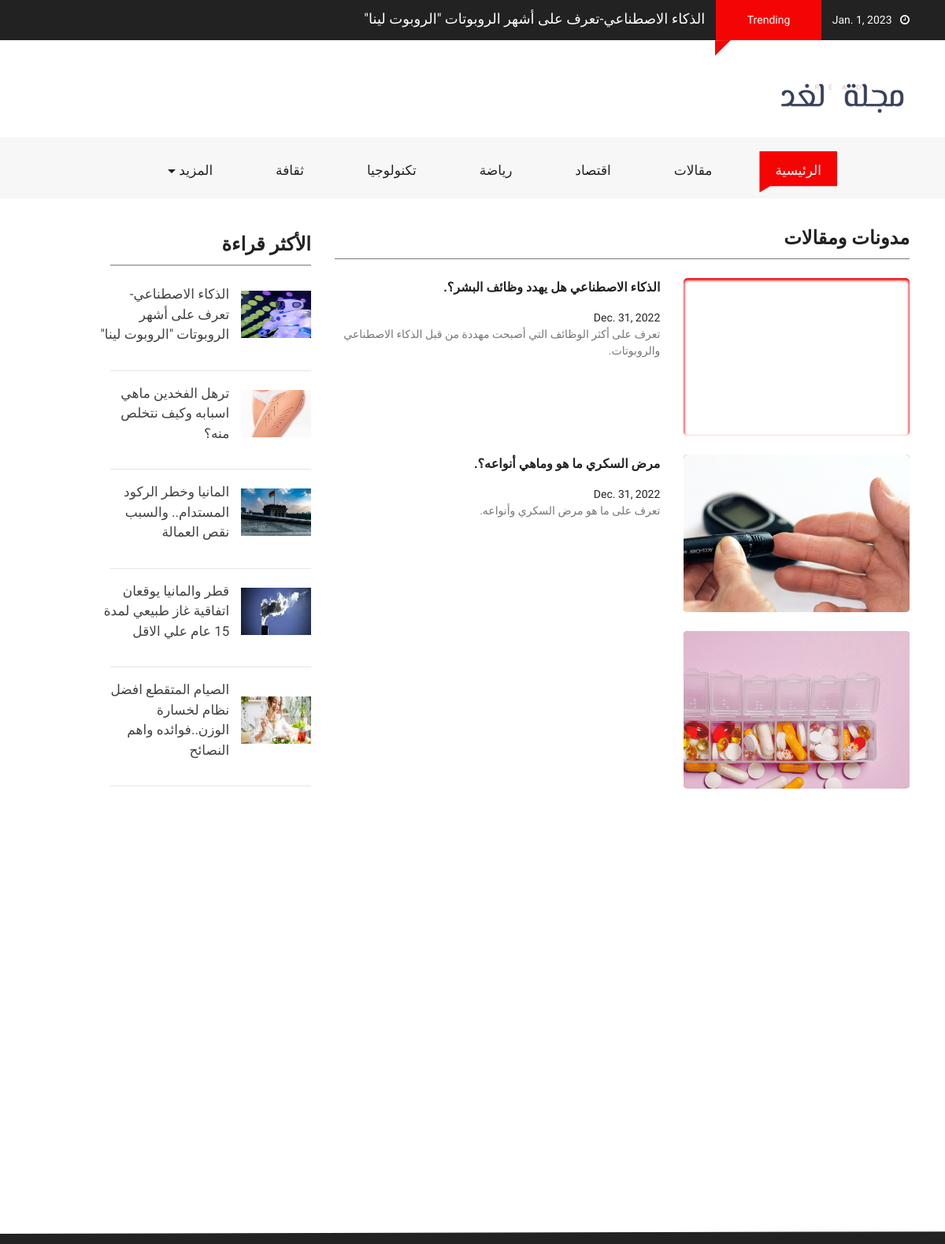
/blog/, run on an earlier commit of the app's database.
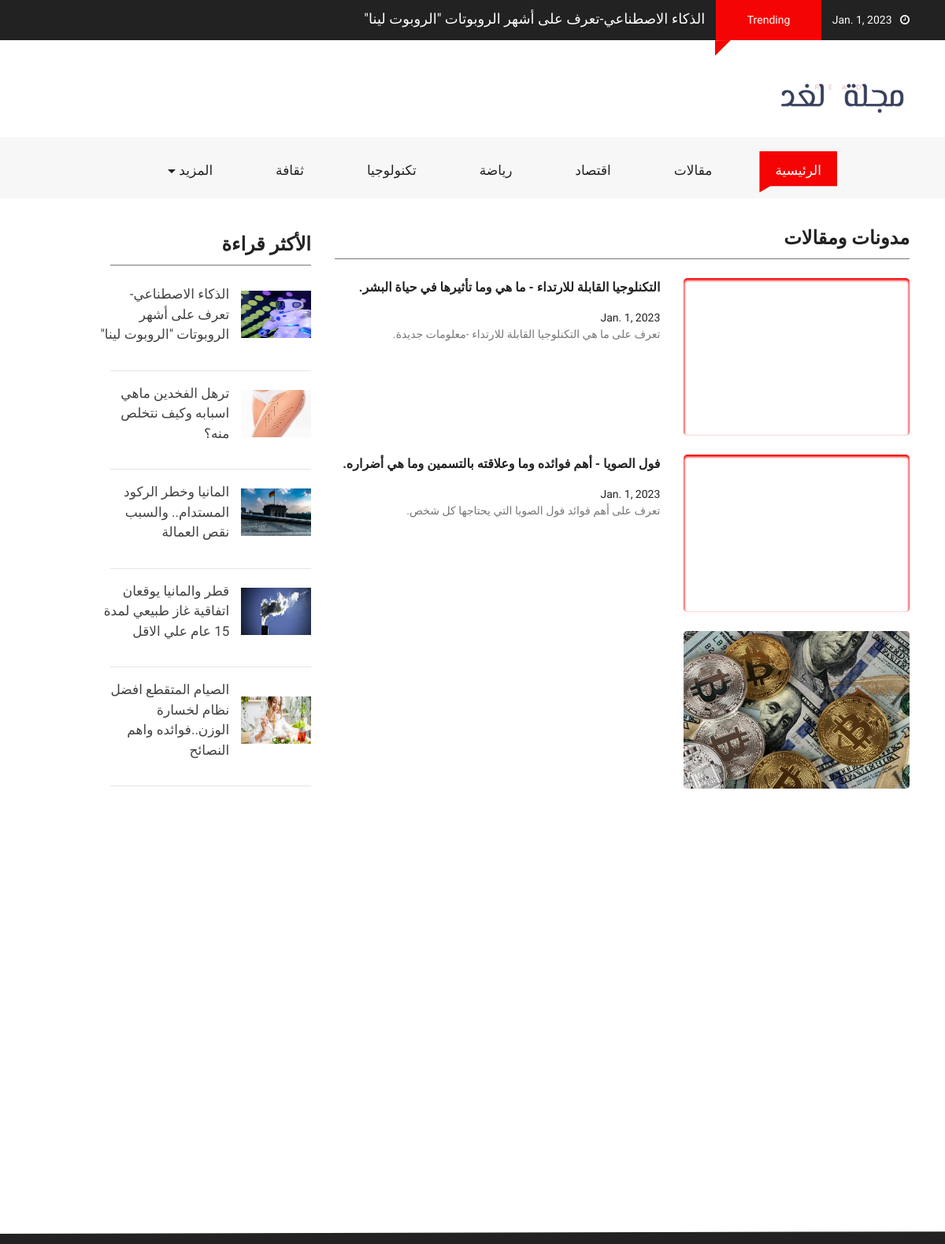
And on a later commit of the database.
### main/models.py (models this page shows, shortened)
class New(models.Model):
    type_post = [
        ('News','News'),
        ('Blogs','Blogs'),
    ]
    choices= [
        ('ثقافة','ثقافة'),
        ('اقتصاد','اقتصاد'),
        ('رياضة','رياضة'),
        ('صحةوجمال','صحةوجمال'),
        ('تكنولوجيا','تكنولوجيا'),
    ]
    title = models.CharField(max_length=100,unique=True)
    author = models.CharField(max_length=20,null=True, blank=True)
    image = models.ImageField()
    date_post = models.DateField(null=True, blank=True)
    short_decsription = models.CharField(max_length=100)
    long_decsription = models.TextField(default='DESC')
    type = models.CharField(max_length=50, choices=type_post,default='Blogs')
    most_popular = models.BooleanField(default=False)
    trending = models.BooleanField(default=False)
    main = models.BooleanField(default=False)
    main2 = models.BooleanField(default=False)
    cate = models.CharField(choices=choices,max_length=12)

### main/views.py (the view)
# urls.py: path('blog/', views.blogs, name='blog'),
def blogs(request):
    blogs = New.objects.filter(type='Blogs').order_by('-date_post')
    date_now  = datetime.datetime.now()
    context={
        'blog':blogs,
        'most':most,
        'trend':trend,
        'D_N':date_now.date(),
        'mostrend':trend[0]
    }
    return render(request,'main/blog.html',context)

### templates/main/blog.html (shortened to what this page needs)
{% extends "./layout.html" %}
{% load static %}
{% block content %}
<div class="container-fluid pb-4 pt-4 paddding">
    <div class="container paddding">
        <div class="row mx-0">
            <div class="col-md-8 animate-box" data-animate-effect="fadeInLeft">
                <div>
                    <div class="fh5co_heading fh5co_heading_border_bottom py-2 mb-4" style="font-weight: bold;" >مدونات ومقالات</div>
                </div>
                {% for bl in blog %}
                {% if   not bl.most_popular and  not bl.trending %}
                <div class="row pb-4 more">
                    <div class="col-md-5">
                        <a href="{% url 'main:page' bl.title %}">
                        <div class="fh5co_hover_news_img">
                            <div class="fh5co_news_img"><img src="{{bl.image.url}}" alt=""/></div>
                        </div>
                        </a>
                    </div>
                    <div class="col-md-7 animate-box">
                        <a href="{% url 'main:page' bl.title %}" class="fh5co_magna py-2"> {{bl.title}}. <br> </a> <a href="{% url 'main:page' bl.title %}" class="fh5co_mini_time py-3">
                        {{bl.date_post}}
                        <div class="fh5co_consectetur"> {{bl.short_decsription}}.
                        </div></a>
                    </div>
                </div>
                {% endif %}
                {% endfor %}
            </div>
            <div class="col-md-3 animate-box" data-animate-effect="fadeInRight">
                <div>
                    <div class="fh5co_heading fh5co_heading_border_bottom pt-3 py-2 mb-4" style="font-weight: bold;">الأكثر قراءة</div>
                </div>
                {% for ne in most  %}
                    {% if ne.most_popular %}
                <div class="row pb-3 ">
                    <div class="col-5 align-self-center">
                        <a href="{% url 'main:page' ne.title %}">  <img src="{{ne.image.url}}" alt="img" class="fh5co_most_trading"/>
                    </div></a>
                    <div class="col-7 paddding">
                        <a href="{% url 'main:page' ne.title %}" class="d-block fh5co_small_post_heading"><span class="">{{ne.title}}</span>
                    </div></a>
                </div>
                <hr>
                {% endif %}
                {% endfor %}
            </div>
        </div>
    </div>
</div>
<div class="container-fluid pb-4 pt-5">
</div>
{%endblock%}

### templates/main/layout.html (shortened to what this page needs)
{% load static %}
<!DOCTYPE html>
<html lang="en" class="no-js">
<head>
    <link href="{% static 'css/media_query.css' %}" rel="stylesheet" type="text/css"/>
    <link href="{% static 'css/bootstrap.css' %}" rel="stylesheet" type="text/css"/>
    <link href="https://maxcdn.bootstrapcdn.com/font-awesome/4.7.0/css/font-awesome.min.css" rel="stylesheet"
>
    <link href="{% static 'css/animate.css' %}" rel="stylesheet" type="text/css"/>
    <link href="{% static 'css/owl.carousel.css' %}" rel="stylesheet" type="text/css"/>
    <link href="{% static 'css/owl.theme.default.css' %}" rel="stylesheet" type="text/css"/>
    <link href="{% static 'css/style_1.css' %}" rel="stylesheet" type="text/css"/>
</head>
<body class="{% block class %}{%endblock%}" dir="rtl">
<div class="container-fluid fh5co_header_bg">
    <div class="container">
        <div class="row" >
            <div class="col-12 fh5co_mediya_center"><a href="" class="color_fff fh5co_mediya_setting" dir="rtl"><i
                    class="fa fa-clock-o"></i>&nbsp;&nbsp;&nbsp;{{D_N}}</a>
                <div class="d-inline-block fh5co_trading_posotion_relative"><a href="" class="treding_btn">Trending</a>
                    <div class="fh5co_treding_position_absolute"></div>
                </div>
                <a href="{% url 'main:page' mostrend.title %}" class="color_fff fh5co_mediya_setting" style= "font-size:18px">{{mostrend.title}}</a>
            </div>
        </div>
    </div>
</div>
<div class="container-fluid">
    <div class="container">
        <div class="row">
            <div class="col-12 col-md-3 fh5co_padding_menu" >
                <img style= "width:200px;" src="/media/logo.png" alt="img" class="fh5co_logo_width"/>
            </div>
            </div>
        </div>
    </div>
<div class="container-fluid bg-faded fh5co_padd_mediya padding_786">
    <div class="container padding_786">
        <nav class="navbar navbar-toggleable-md navbar-light ">
            <div class="collapse navbar-collapse" id="navbarSupportedContent">
                <ul class="navbar-nav mr-auto" style= "font-size : 17px">
                    <li class="nav-item active">
                        <a class="nav-link" href="{% url 'main:index'%}">الرئيسية <span class="sr-only">(current)</span></a>
                    </li>
                    <li class="nav-item ">
                        <a class="nav-link" href="{% url 'main:blog'%}">مقالات <span class="sr-only">(current)</span></a>
                    </li>
                    <li class="nav-item ">
                        <a class="nav-link" href="{% url 'main:section' 'اقتصاد' %}">اقتصاد <span class="sr-only">(current)</span></a>
                    </li>
                    <li class="nav-item ">
                        <a class="nav-link" href="{% url 'main:section' 'رياضة' %}">رياضة <span class="sr-only">(current)</span></a>
                    </li>
                    <li class="nav-item ">
                        <a class="nav-link" href="{% url 'main:section' 'تكنولوجيا' %}">تكنولوجيا <span class="sr-only">(current)</span></a>
                    </li>
                    <li class="nav-item ">
                        <a class="nav-link" href="{% url 'main:section' 'ثقافة' %}">ثقافة<span class="sr-only">(current)</span></a>
                    </li>
                    <li class="nav-item dropdown">
                        <a class="nav-link dropdown-toggle" href="#" id="dropdownMenuButton2" data-toggle="dropdown"
                           aria-haspopup="true" aria-expanded="false">المزيد <span class="sr-only">(current)</span></a>
                    </li>
                </ul>
            </div>
        </nav>
    </div>
</div>
{% block content %} {% endblock %}
<div class="container-fluid fh5co_footer_bg pb-3">
</body>
</html>

### main/static/css/style_1.css (style rules this page uses)
a,a:hover { color:#f50404 }
.fh5co_header_bg { background:#222;color:#fff }
.color_fff { color:#fff !important }
.treding_btn { background:#f50404;color:#fff;margin:0 10px;display:inline-block;padding:15px 40px }
.fh5co_trading_posotion_relative { position:relative }
.fh5co_treding_position_absolute { -webkit-clip-path:polygon(0 1%, 100% 0, 0 100%, 0% 100%);-moz-clip-path:polygon(0 1%, 100% 0, 0 100%, 0% 100%);-ms-clip-path:polygon(0 1%, 100% 0, 0 100%, 0% 100%);clip-path:polygon(0 1%, 100% 0, 0 100%, 0% 100%);height:20px;width:20px;background:#f50404;position:absolute;left:9px }
.fh5co_logo_width { width:130px }
.navbar-light .navbar-nav .open>.nav-link,.navbar-light .navbar-nav .active>.nav-link,.navbar-light .navbar-nav .nav-link.open,.navbar-light .navbar-nav .nav-link.active { color:#fff !important;padding-top:12px !important;padding-bottom:15px !important;padding-left:20px !important;padding-right:20px !important;margin:0 20px !important;-moz-transition:all .5s ease;-o-transition:all .5s ease;-webkit-transition:all .5s ease;-ms-transition:all .5s ease;transition:all .5s ease;background:#f50404 !important;-webkit-clip-path:polygon(100% 0, 100% 85%, 14% 85%, 0 100%, 0% 60%, 0 0);-moz-clip-path:polygon(100% 0, 100% 85%, 14% 85%, 0 100%, 0% 60%, 0 0);-ms-clip-path:polygon(100% 0, 100% 85%, 14% 85%, 0 100%, 0% 60%, 0 0);clip-path:polygon(100% 0, 100% 85%, 14% 85%, 0 100%, 0% 60%, 0 0) }
.navbar-light .navbar-nav .nav-link { color:#222 !important;padding-top:12px !important;padding-bottom:15px !important;padding-left:20px !important;padding-right:20px !important;margin:0 20px !important;-moz-transition:all .5s ease;-o-transition:all .5s ease;-webkit-transition:all .5s ease;-ms-transition:all .5s ease;transition:all .5s ease;position:relative !important;-webkit-clip-path:polygon(100% 0, 100% 85%, 14% 85%, 0 100%, 0% 60%, 0 0);-moz-clip-path:polygon(100% 0, 100% 85%, 14% 85%, 0 100%, 0% 60%, 0 0);-ms-clip-path:polygon(100% 0, 100% 85%, 14% 85%, 0 100%, 0% 60%, 0 0);clip-path:polygon(100% 0, 100% 85%, 14% 85%, 0 100%, 0% 60%, 0 0) }
.fh5co_padding_menu { padding:20px 0 }
.fh5co_padd_mediya { padding-top:10px }
.paddding { padding-left:0 !important;padding-right:0 !important }
.fh5co_heading { font-size:20px;color:#424040 }
.fh5co_heading_border_bottom { border-bottom:1px solid #777 }
.fh5co_news_img { height:200px;-webkit-border-radius:5px;-moz-border-radius:5px;-ms-border-radius:5px;border-radius:5px;overflow:hidden;position:relative;top:0;-webkit-box-shadow:inset 0 2px 3px 1px;-moz-box-shadow:inset 0 2px 3px 1px;-o-box-shadow:inset 0 2px 3px 1px;box-shadow:inset 0 2px 3px 1px;-moz-transition:all all 0.5s ease;-o-transition:all all 0.5s ease;-webkit-transition:all all 0.5s ease;-ms-transition:all all 0.5s ease;transition:all all 0.5s ease }
.fh5co_news_img>img { height:260px;min-width:100% }
.fh5co_small_post_heading { font-size:17px;color:#424040;-moz-transition:all all 0.5s ease;-o-transition:all all 0.5s ease;-webkit-transition:all all 0.5s ease;-ms-transition:all all 0.5s ease;transition:all all 0.5s ease }
.fh5co_magna { font-size:16px;color:#222 !important;font-weight:800 }
.fh5co_mini_time { font-size:14px;color:#222;display:inline-block }
.fh5co_consectetur { font-size:14px;color:#777 }
.fh5co_most_trading { height:60px;width:100% }
.fh5co_footer_bg { background:#222;color:#fff;-webkit-clip-path:polygon(0 17%, 100% 0, 100% 100%, 0% 100%);clip-path:polygon(0 17%, 100% 0, 100% 100%, 0% 100%) }
.fh5co_heading { font-size:24px;color:#222 }
.js .animate-box { opacity:0 }
.more { display: none; }
.more:nth-child(1), .more:nth-child(2), .more:nth-child(3), .more:nth-child(4) { display: flex; }

What changed in the data, as far as the page shows it:
no longer on this page (row unchanged): New: title "الذكاء الاصطناعي هل يهدد وظائف البشر؟", date_post "Dec. 31, 2022", short_decsription "تعرف على أكثر الوظائف التي أصبحت مهددة من قبل الذكاء الاصطناعي والروبوتات"
no longer on this page (row unchanged): New: image (picture), title "مرض السكري ما هو وماهي أنواعه؟", date_post "Dec. 31, 2022", short_decsription "تعرف على ما هو مرض السكري وأنواعه"
no longer on this page (row unchanged): New: image (picture)
added New: title "التكنلوجيا القابلة للارتداء - ما هي وما تأثيرها في حياة البشر", date_post "Jan. 1, 2023", short_decsription "تعرف على ما هي التكنلوجيا القابلة للارتداء -معلومات جديدة"
added New: title "فول الصويا - أهم فوائده وما وعلاقته بالتسمين وما هي أضراره", date_post "Jan. 1, 2023", short_decsription "تعرف على أهم فوائد فول الصويا التي يحتاجها كل شخص"
added New: image (picture)
